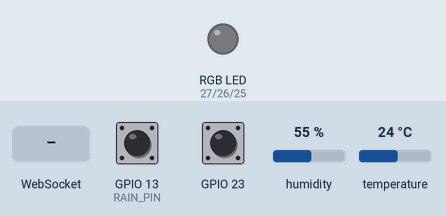
Recording of a program running on a simulated ESP32. On the bench: an RGB LED mixed from three pins (HIGH = lit). Inputs (shaded band) come from the test bench; at power-on: GPIO 13 (RAIN_PIN) HIGH, GPIO 23 HIGH, humidity 55 %, temperature 24 °C. Dim RGB values are drawn brighter than linear; WiFi joins after 1.5 s; servers stay silent unless stated; random numbers use the default seed unless the program sets one; what the program prints to the serial monitor is not drawn.

Above: at 3.2 s.
3.3 s: WebSocket text "5" received
At 4.5 s:
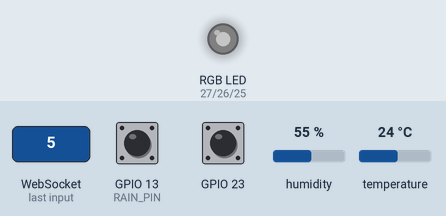
5.0 s: WebSocket text "90" received
At 5.3 s:
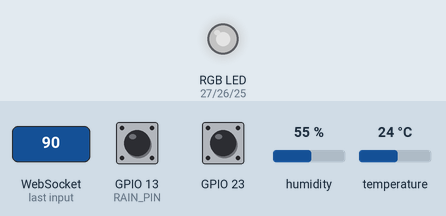
6.5 s: WebSocket text "200" received
At 7.3 s:
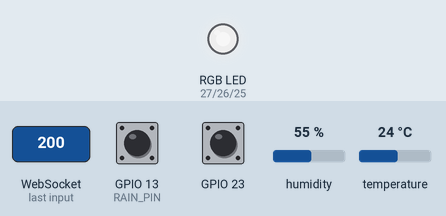
Timing chart, 0 to 9.5 s (numbered marks = the images above; inputs shaded):
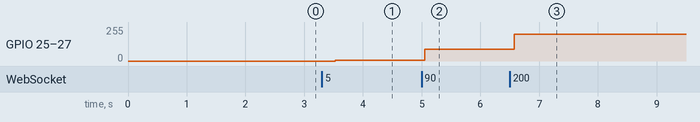

The program:

main.cpp
```cpp
#include <Arduino.h>
#include <Adafruit_Sensor.h>
#include <DHT.h>
#include <LightSensor.h>
#include <WiFi.h>
#include <AsyncTCP.h>
#include <ESPAsyncWebServer.h>

#define SPEED 115200
#define DHT_TYPE DHT11

#define DHT_PIN 19
#define INTER 23
#define RAIN_PIN 13

#define R_PIN 27
#define G_PIN 26
#define B_PIN 25

#define RED 0
#define GREEN 1
#define BLUE 2

#define PWM_FRE 5000
#define PWM_RES 8

const char *ssid = "YOUR_SSID";
const char *password = "YOUR_PASS_WORD";

DHT dht(DHT_PIN, DHT_TYPE);
SparkFun_APDS9960 sens = SparkFun_APDS9960();
IPAddress local_IP(192, 168, 0, 210);
IPAddress gateway(192, 168, 0, 23);

IPAddress subnet(255, 255, 0, 0);
IPAddress primaryDNS(8, 8, 8, 8);
IPAddress secondaryDNS(8, 8, 4, 4);
AsyncWebServer server(8080);
AsyncWebSocket ws("/");

uint16_t light, newLight;
float tempC, humd, tempF;
bool rainVal, tempMode = random(0, 2);

uint64_t tTime;
String data;
String oldData;
String sendedStr;

uint8_t redVal, greenVal, blueVal;

String formatData()
{
  return "{\"light\":\"" + String(light) + "\",\"temp\":{\"F\":\"" + String(tempF) + "\",\"C\":\"" + String(tempC) + "\"},\"humd\":\"" + String(humd) + "\", \"rain\":\"" + String(!rainVal) + "\", \"colors\":{\"red\":"+ String(redVal) +",\"green\":"+String(greenVal)+",\"blue\":"+String(blueVal)+"}}";
}

void handleWebSocketMessage(void *arg, uint8_t *data, size_t len)
{
  AwsFrameInfo *info = (AwsFrameInfo *)arg;
  if (info->final && info->index == 0 && info->len == len && info->opcode == WS_TEXT)
  {
    data[len] = 0;
    String message = (char *)data;
    int index = message.indexOf(',');
    redVal = message.substring(0, index).toInt();
    int index2 = message.lastIndexOf(',');
    greenVal = message.substring(index+1, index2).toInt();
    blueVal  = message.substring(index2+1).toInt();
    Serial.println("R:" + String(redVal) + ",G:" + String(greenVal) + ",B:" + String(blueVal));
  }
}

void notifyClients(String sendedStr)
{
  if (ws.enabled())
    ws.textAll(sendedStr);
}

void onEvent(AsyncWebSocket *server, AsyncWebSocketClient *client, AwsEventType type,
             void *arg, uint8_t *data, size_t len)
{
  switch (type)
  {
  case WS_EVT_CONNECT:
    Serial.printf("WebSocket client #%u connected from %s\n", client->id(), client->remoteIP().toString().c_str());
    break;
  case WS_EVT_DISCONNECT:
    Serial.printf("WebSocket client #%u disconnected\n", client->id());
    break;
  case WS_EVT_DATA:
    handleWebSocketMessage(arg, data, len);
    break;
  case WS_EVT_PONG:
    break;
  case WS_EVT_ERROR:
    break;
  }
}

void initWebSocket()
{
  ws.onEvent(onEvent);
  server.addHandler(&ws);
}

void setup()
{
  Serial.begin(SPEED);
  Serial.println("Setup start");
  initLightSensor(INTER, sens);

  pinMode(DHT_PIN, INPUT);
  pinMode(RAIN_PIN, INPUT);
  pinMode(R_PIN, OUTPUT);
  pinMode(G_PIN, OUTPUT);
  pinMode(B_PIN, OUTPUT);
  dht.begin();

  ledcSetup(RED, PWM_FRE, PWM_RES);
  ledcSetup(GREEN, PWM_FRE, PWM_RES);
  ledcSetup(BLUE, PWM_FRE, PWM_RES);

  ledcAttachPin(R_PIN, RED);
  ledcAttachPin(G_PIN, GREEN);
  ledcAttachPin(B_PIN, BLUE);

  tTime = millis() + 5000;

  if (!WiFi.config(local_IP, gateway, subnet, primaryDNS, secondaryDNS))
  {
    Serial.println("STA Failed to configure");
  }
  WiFi.begin(ssid, password);

  Serial.println(String("Connecting to ") + ssid);
  while (WiFi.status() != WL_CONNECTED)
  {
    delay(250);
    Serial.print(".");
  }

  Serial.println("\nConnected, IP address: ");
  Serial.println(WiFi.localIP());
  initWebSocket();
  server.begin();
  Serial.println("Setup End");
}

void loop()
{
  newLight = getLight(sens);
  light = newLight != 0 ? newLight : light;
  tempC = dht.readTemperature();
  tempF = dht.readTemperature(true);
  humd = dht.readHumidity();
  rainVal = digitalRead(RAIN_PIN);

  if (millis() >= tTime)
  {
    tTime = millis() + 5000;
    tempMode = !tempMode;
  }

  data = formatData();

  ledcWrite(RED, redVal);
  ledcWrite(GREEN, greenVal);
  ledcWrite(BLUE, blueVal);

  if (data != oldData)
  {
    notifyClients(data);
    oldData = data;
  }

  delay(500);
}
```

Measured:
- after the input at 3.3 s, GPIO 25 (B_PIN), GPIO 26 (G_PIN), GPIO 27 (R_PIN): 0/255 → 5/255 after 0.23 s
- after the input at 5.0 s, GPIO 25 (B_PIN), GPIO 26 (G_PIN), GPIO 27 (R_PIN): 5/255 → 90/255 after 0.05 s
- after the input at 6.5 s, GPIO 25 (B_PIN), GPIO 26 (G_PIN), GPIO 27 (R_PIN): 90/255 → 199/255 after 0.07 s
